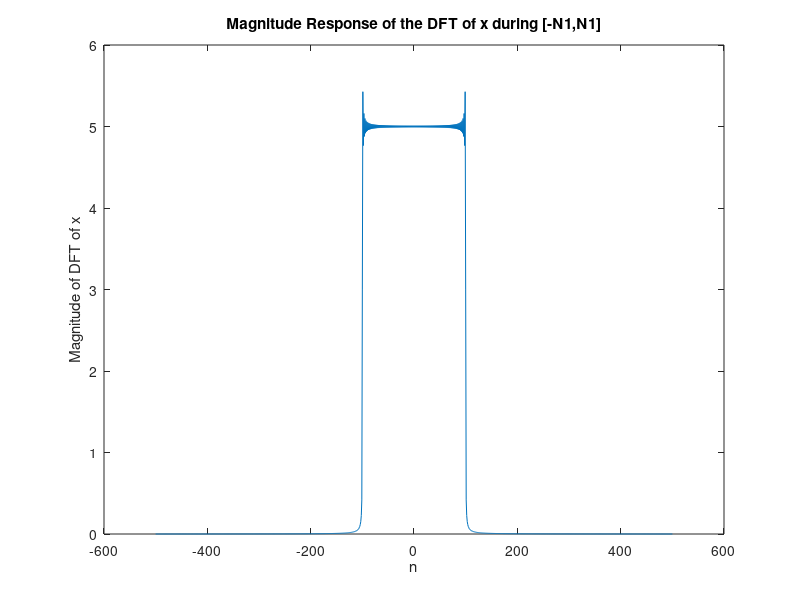

This chart was generated by the following MATLAB code:
%(a)
T=100;
N=1001;
N1=500;
Ts=T/N1;
y=zeros(1,N);
for n=-N1:1:N1;
y(n+N1+1)= sinc(n*Ts);
end
xlabel('n');
ylabel('x[n]');
n=-N1:1:N1;
plot(n,y);
xlabel('n');
ylabel('x[n]');

%(b)
Y=fft(y);
Y=fftshift(Y);
plot(n,abs(Y))
xlabel('n');
ylabel('Magnitude of DFT of x');
title('Magnitude Response of the DFT of x during [-N1,N1]');
